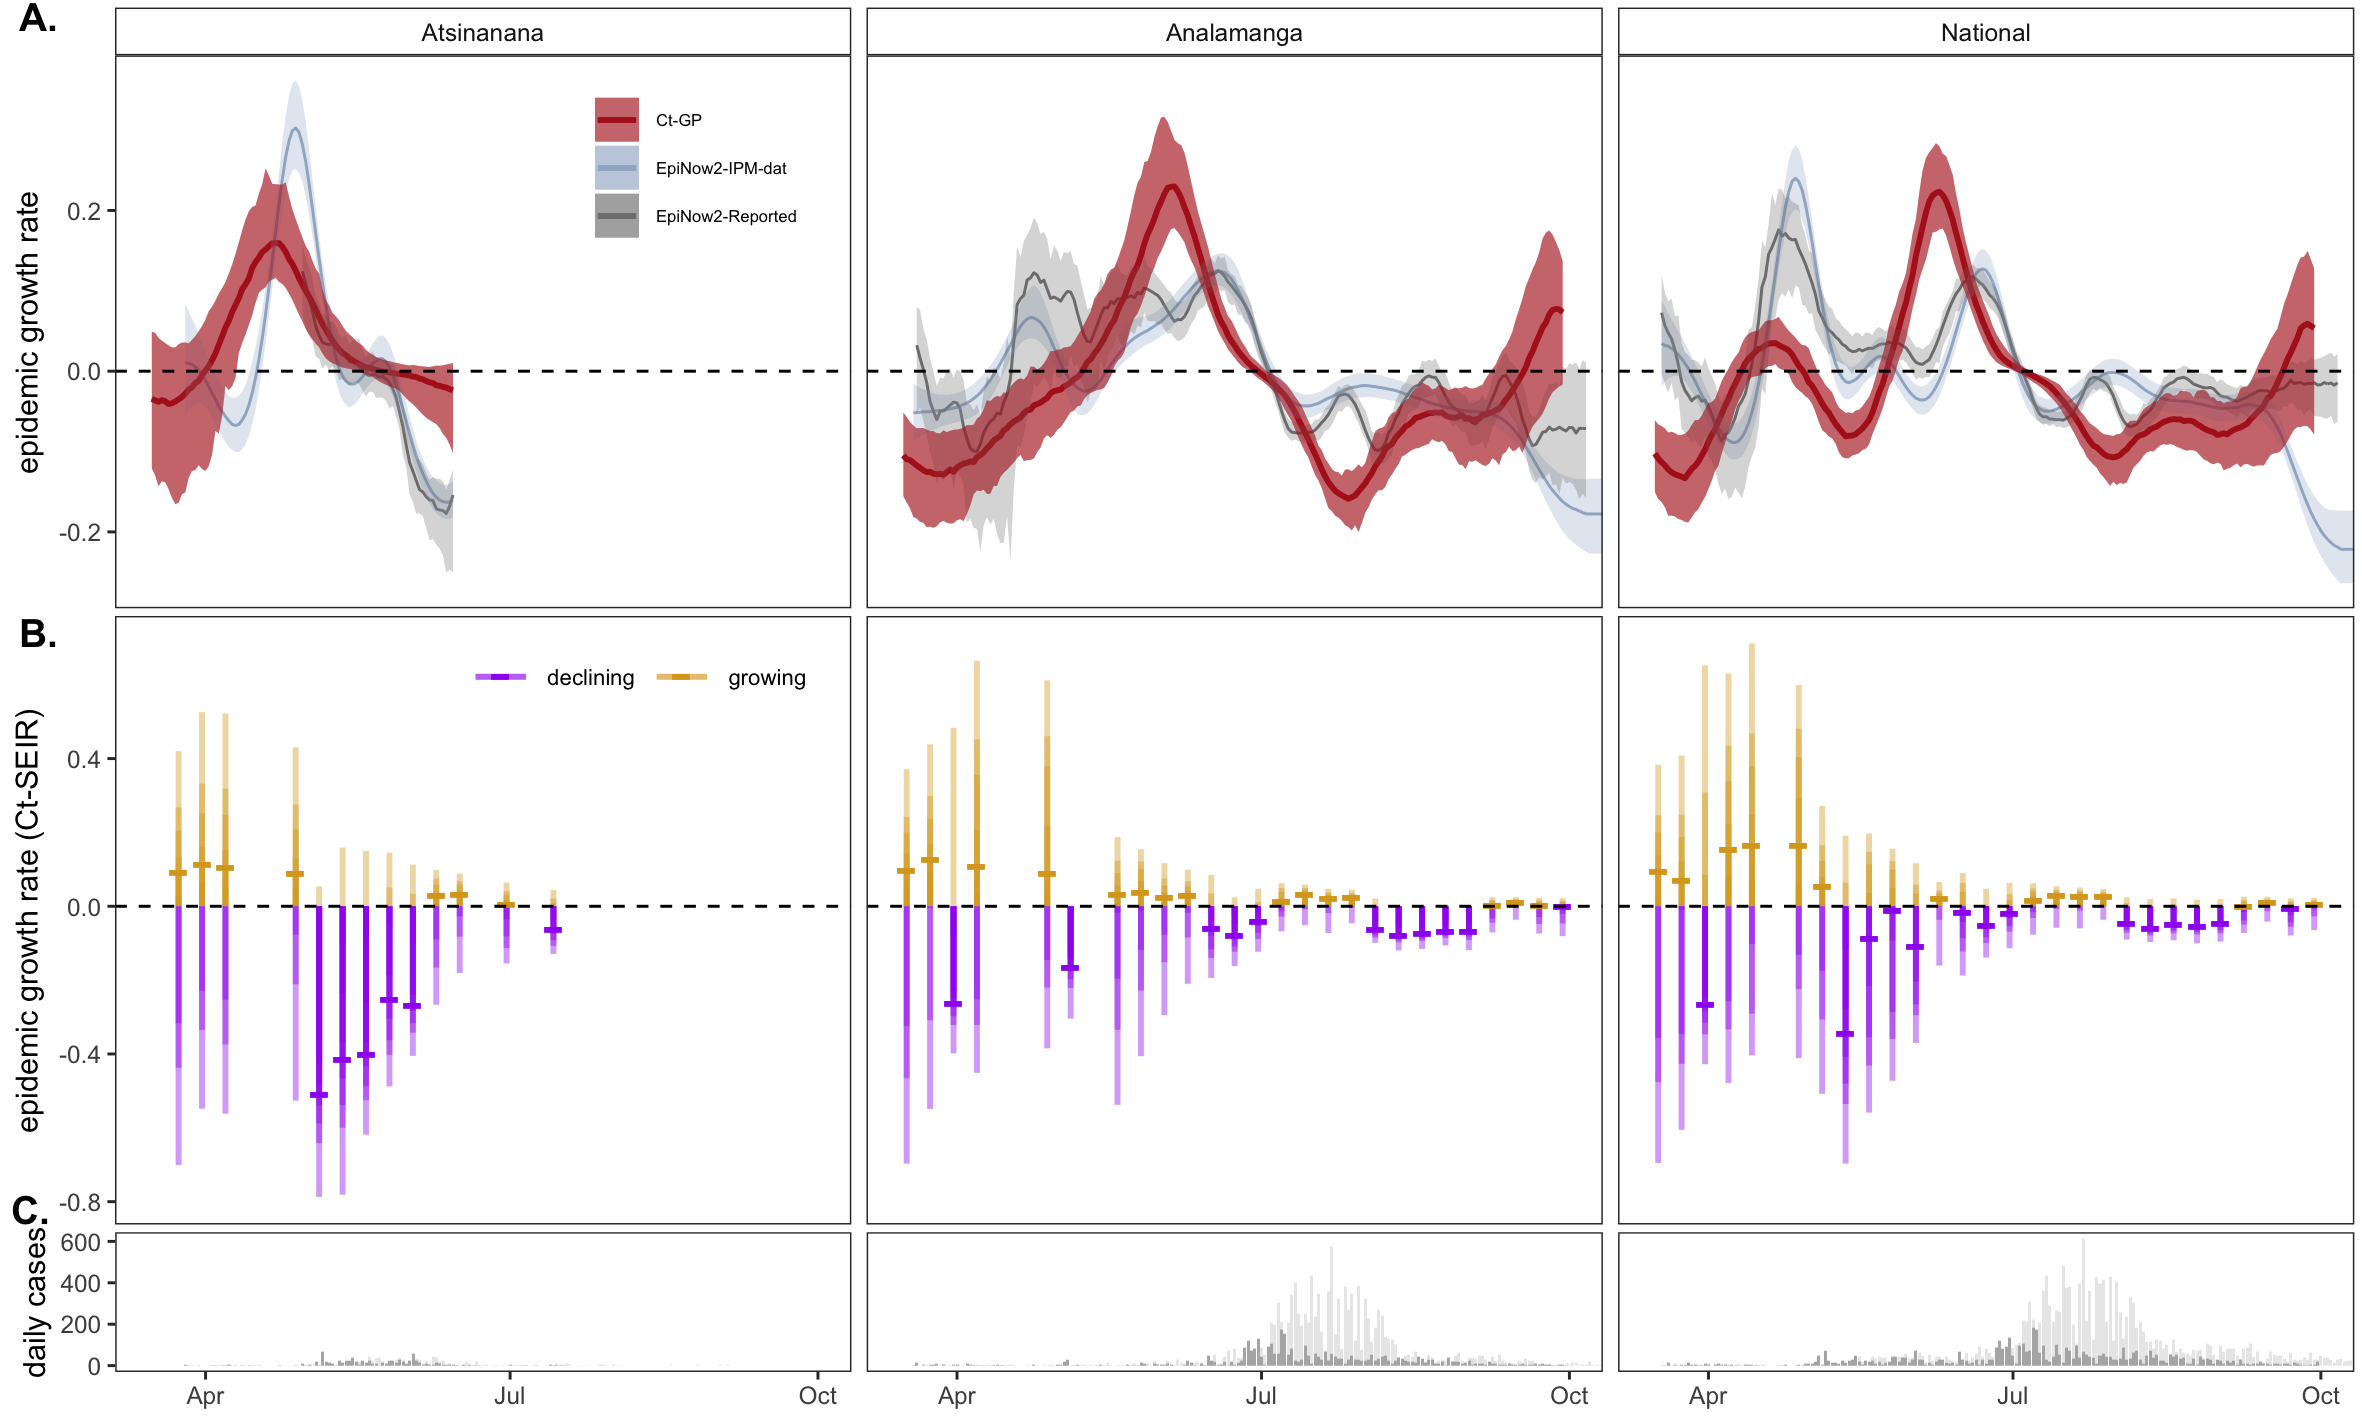

Recreate this plot in R.

rm(list=ls())

library(plyr)
library(dplyr)
library(stringr)
library(EpiNow2)
library(moments)

home_wd = "/Users/caraebrook/Documents/R/R_repositories/COVID-Ct-Madagascar/Mada-Ct-Distribute/"
main_wd = paste0(home_wd, "/epinow-reported/")
setwd(main_wd)

dat <- read.csv("rt_ests.csv", header = T, stringsAsFactors = F)
head(dat)
dat$region <- str_to_title(dat$region)
dat$fit <- "EpiNow2-Reported"
dat$variable <- "R"

#now as a hack, make growth rate from R
dat2 <- dat
dat2$variable <- "growth_rate"
gamma_dist = get_generation_time("SARS-CoV-2", "ganyani")
dat2$mean <- R_to_growth(R=dat2$mean, gamma_mean = gamma_dist$mean, gamma_sd = gamma_dist$sd)
dat2$median <- R_to_growth(R=dat2$median, gamma_mean = gamma_dist$mean, gamma_sd = gamma_dist$sd)
dat2$bottom <- R_to_growth(R=dat2$mean, gamma_mean = gamma_dist$mean, gamma_sd = gamma_dist$sd)
dat2$top <- R_to_growth(R=dat2$top, gamma_mean = gamma_dist$mean, gamma_sd = gamma_dist$sd)
dat2$lower <- R_to_growth(R=dat2$lower, gamma_mean = gamma_dist$mean, gamma_sd = gamma_dist$sd)
dat2$upper <- R_to_growth(R=dat2$upper, gamma_mean = gamma_dist$mean, gamma_sd = gamma_dist$sd)


dat <- dplyr::select(dat, region, fit, variable, date, type, fit, bottom, top, lower, upper, median, mean)
dat2 <- dplyr::select(dat2, region, fit, variable, date, type, fit, bottom, top, lower, upper, median, mean)

#and load the ipm fits
dat3 <- read.csv("epinow2-estimates-IPM-dat.csv", header = T, stringsAsFactors = F)
head(dat3)
dat3 <- dplyr::select(dat3, region, fit, variable, date, type, fit, lower_90, upper_90, lower_50, upper_50, median, mean)

names(dat3) <- names(dat)

#and bind
dat <- rbind(dat, dat2, dat3)



write.csv(dat, file = paste0(home_wd,"/fig-plots/epinow2-estimates.csv"), row.names = F)
#and add in the info from the Ct models
#first gp
all.regions <- unique(dat$region)
#change to final
dat3 <- read.csv(paste0(home_wd, "viro-gp-clust-final/out-dat/growth-rates-gp", "-", all.regions[1], ".csv"), header=T, stringsAsFactors = F)
dat4 <- read.csv(paste0(home_wd, "viro-gp-clust-final/out-dat/growth-rates-gp", "-", all.regions[2], ".csv"), header=T, stringsAsFactors = F)
dat5 <- read.csv(paste0(home_wd, "viro-gp-clust-final/out-dat/growth-rates-gp", "-", all.regions[3], ".csv"), header=T, stringsAsFactors = F)
dat.gp <- rbind(dat3,dat4,dat5)
head(dat.gp)
names(dat.gp)[names(dat.gp)=="district"] <- "region"
dat.gp <- dplyr::select(dat.gp, -(t))
dat.gp$fit <- "Ct-GP"

#and add in the seir models
dat6 <- read.csv(paste0(home_wd, "viro-seir-clust-final/out-dat/growth-rates-seir", "-", all.regions[1], ".csv"), header=T, stringsAsFactors = F)
dat7 <- read.csv(paste0(home_wd, "viro-seir-clust-final/out-dat/growth-rates-seir", "-", all.regions[2], ".csv"), header=T, stringsAsFactors = F)
dat8 <- read.csv(paste0(home_wd, "viro-seir-clust-final/out-dat/growth-rates-seir", "-", all.regions[3], ".csv"), header=T, stringsAsFactors = F)
dat.seir <- rbind(dat6,dat7,dat8)
dat.seir$fit <- "Ct-SEIR"
head(dat.seir)


#and bind
head(dat)
dat.growth = subset(dat, variable=="growth_rate")
dat.growth.cases <- dplyr::select(dat.growth, names(dat.gp))

all.growth <- rbind(dat.growth.cases,  dat.gp)
all.growth$date <- as.Date(all.growth$date)
all.growth$region <- factor(all.growth$region, levels=c("Atsinanana", "Analamanga", "National"))

#remove before march 15
all.growth = subset(all.growth, date>as.Date("2020-03-15"))
all.growth = subset(all.growth, region!="Atsinanana" | region=="Atsinanana" & date < as.Date("2020-06-15"))

#and plot
pa <- ggplot(data=subset(all.growth, fit!="Ct-SEIR")) +
     #geom_point(data=subset(all.growth, fit=="Ct-SEIR"), aes(x=date, y=median, color=fit), size=1) +
     #geom_errorbar(data=subset(all.growth, fit=="Ct-SEIR"), aes(x=date, ymin=lower, ymax=upper, color=fit)) +
     geom_line(aes(x=date, y=median, color=fit)) +
     geom_ribbon(aes(x=date, ymin=lower, ymax=upper, fill=fit), alpha=.3) +
     facet_grid(region~.) + theme_bw() + ylab("median epidemic growth rate") +
     theme(panel.grid = element_blank(), strip.background = element_rect(fill="white"),
           legend.position = "top", legend.title = element_blank(), axis.title.x = element_blank()) +
     geom_hline(aes(yintercept=0), linetype=2) + 
    coord_cartesian(xlim=c(as.Date("2020-03-15"), as.Date("2020-10-01")))
    
pa

#and try the estimates from the seir data too

colz=c("growing" = "goldenrod", "declining"="purple")
dat.seir$date <- as.Date(dat.seir$date)
dat.seir$region <- factor(dat.seir$region, levels=c("Atsinanana", "Analamanga", "National"))

pb <- ggplot(dat.seir) + theme_bw()+ 
    theme(legend.title=element_blank(), axis.title.x = element_blank(), 
          legend.position = "top", panel.grid = element_blank())+
    scale_color_manual(values=colz) + ylab("median growth rate")+
    geom_segment(data=subset(dat.seir, state=="growing"),
                 aes(x=date, xend=date,y=0, yend=value, color=state),size=1, alpha=.4)+
    geom_segment(data=subset(dat.seir, state=="declining"),
                 aes(x=date, xend=date,y=0, yend=value, color=state),size=1, alpha=.4)+
    geom_point(data=subset(dat.seir, variable=="median"), aes(x=date,y=value, color=state), size=8, shape="-") +
    geom_hline(aes(yintercept=0), linetype=2) + facet_grid(region~.)+
    coord_cartesian(xlim=c(as.Date("2020-03-15"), as.Date("2020-10-01"))) 
    
pb

#and include cases
#and load the case data
dat <- read.csv(file = paste0(home_wd, "fig-plots/epinow_dat_all.csv"), header = T, stringsAsFactors = F)
head(dat)
#and get total cases from one dataset vs the other
sub.dat = subset(dat, region=="National")
sum.sub <- ddply(sub.dat, .(source), summarise, tot_case = sum(confirm))
dat$date <- as.Date(dat$date)
dat$region <- factor(dat$region, levels=c("Atsinanana", "Analamanga", "National"))


pc <- ggplot(data=dat) + 
    geom_bar(dat = subset(dat, source=="IPM-data"), aes(x=date, y=confirm), fill="gray70", alpha=1, stat="identity") +
    geom_bar(dat = subset(dat, source!="IPM-data"), aes(x=date, y=confirm), fill="gray70", alpha=.3, stat="identity") +
    scale_color_manual(values=colz) + scale_fill_manual(values=colz) +
    facet_grid(region~., scales = "free_y") + theme_bw()+ ylab("daily cases") +
    theme(panel.grid = element_blank(), axis.title.x = element_blank(), 
          strip.background = element_rect(fill="white"), 
          plot.margin = unit(c(1,.5,.6,.5), "cm"))


print(pc)


#combine wil


#and for fig 4

fig4 <- function(all.growth, dat.seir, dat.case, region_name, filename){
colz1 = c("Ct-GP" = "firebrick",  "EpiNow2-IPM-dat"="lightsteelblue3", "EpiNow2-Reported"="gray50")

pa <- ggplot(data=subset(all.growth, region==region_name)) +
    #geom_point(data=subset(all.growth, fit=="Ct-SEIR"), aes(x=date, y=median, color=fit), size=1) +
    #geom_errorbar(data=subset(all.growth, fit=="Ct-SEIR"), aes(x=date, ymin=lower, ymax=upper, color=fit)) +
    geom_line(aes(x=date, y=median, color=fit)) +
    geom_line(data=subset(all.growth, region==region_name & fit=="Ct-GP"), aes(x=date, y=median, color=fit), size=1) +
    scale_fill_manual(values=colz1) + scale_color_manual(values=colz1) +
    geom_ribbon(aes(x=date, ymin=lower, ymax=upper, fill=fit), alpha=.3) +
    geom_ribbon(data = subset(all.growth, region==region_name & fit=="Ct-GP"), aes(x=date, ymin=lower, ymax=upper, fill=fit), alpha=.5) +
    theme_bw() + ylab("median epidemic growth rate") +
    theme(panel.grid = element_blank(), strip.background = element_blank(), strip.text = element_blank(),
          legend.position = c(.65,.1), legend.text = element_text(size=6), axis.text.x = element_blank(), axis.ticks.x=element_blank(),
          plot.margin = unit(c(.1,.1,0,.2), "cm"), legend.background = element_rect(fill="white"),
          legend.direction = "horizontal", legend.title = element_blank(), axis.title.x = element_blank()) +
    geom_hline(aes(yintercept=0), linetype=2) + 
    coord_cartesian(xlim=c(as.Date("2020-03-15"), as.Date("2020-10-01")))

#pa

pb <- ggplot(subset(dat.seir, region==region_name)) + theme_bw()+ 
    theme(legend.title=element_blank(), axis.title.x = element_blank(), axis.text.x = element_blank(), 
          strip.background = element_blank(), strip.text = element_blank(), axis.ticks.x=element_blank(),
          plot.margin = unit(c(0,.1,0,.2), "cm"),legend.background = element_rect(fill="white"),
          legend.position = c(.8,.1), legend.direction = "horizontal", panel.grid = element_blank(), 
          legend.text = element_text(size=8))+
    scale_color_manual(values=colz) + ylab("median epidemic growth rate (Ct-SEIR)")+
    geom_segment(data=subset(dat.seir, state=="growing"& region==region_name),
                 aes(x=date, xend=date,y=0, yend=value, color=state),size=1, alpha=.4)+
    geom_segment(data=subset(dat.seir, state=="declining" & region==region_name),
                 aes(x=date, xend=date,y=0, yend=value, color=state),size=1, alpha=.4)+
    geom_point(data=subset(dat.seir, variable=="median" & region==region_name), aes(x=date,y=value, color=state), size=8, shape="-") +
    geom_hline(aes(yintercept=0), linetype=2) + #facet_grid(region~.)+
    coord_cartesian(xlim=c(as.Date("2020-03-15"), as.Date("2020-10-01"))) 
#pb

sub.case = subset(dat, region==region_name)

pc <- ggplot(data=sub.case) + 
    geom_bar(aes(x=date, y=cases), fill="gray70", alpha=.9, stat="identity") +
    scale_color_manual(values=colz) + scale_fill_manual(values=colz) +
    theme_bw()+ ylab("daily cases") +
    theme(panel.grid = element_blank(), axis.title.x = element_blank(), 
          strip.background = element_rect(fill="white"), 
          plot.margin = unit(c(0,.1,.1,.3), "cm")) +
    coord_cartesian(xlim=c(as.Date("2020-03-15"), as.Date("2020-10-01"))) 


#pc

Fig4 =cowplot::plot_grid(pa,pb, pc, nrow=3, ncol=1,labels=c("A.", "B.", "C."), rel_heights = c(1,1,.3), vjust = c(1.5,1.5,.6))

ggsave(file = filename,
       plot = Fig4,
       units="mm",  
       width=60, 
       height=80, 
       scale=3, 
       dpi=200)
}

fig4all <- function(all.growth, dat.seir, dat.case,  filename){
    colz1 = c("Ct-GP" = "firebrick",  "EpiNow2-IPM-dat"="lightsteelblue3", "EpiNow2-Reported"="gray50")
    
    pa <- ggplot(data=all.growth) +
        #geom_point(data=subset(all.growth, fit=="Ct-SEIR"), aes(x=date, y=median, color=fit), size=1) +
        #geom_errorbar(data=subset(all.growth, fit=="Ct-SEIR"), aes(x=date, ymin=lower, ymax=upper, color=fit)) +
        geom_line(aes(x=date, y=median, color=fit)) +
        geom_line(data=subset(all.growth, fit=="Ct-GP"), aes(x=date, y=median, color=fit), size=1) +
        scale_fill_manual(values=colz1) + scale_color_manual(values=colz1) +
        geom_ribbon(aes(x=date, ymin=lower, ymax=upper, fill=fit), alpha=.3) +
        facet_grid(~region) +
        geom_ribbon(data = subset(all.growth,  fit=="Ct-GP"), aes(x=date, ymin=lower, ymax=upper, fill=fit), alpha=.5) +
        theme_bw() + ylab("epidemic growth rate") +
        theme(panel.grid = element_blank(), strip.background = element_rect(fill="white"), #strip.text = element_blank(),
              legend.position = c(.26,.81), legend.text = element_text(size=6), axis.text.x = element_blank(), axis.ticks.x=element_blank(),
              plot.margin = unit(c(.1,.1,0,.2), "cm"), legend.background = element_rect(fill="white"),
              legend.direction = "vertical", legend.title = element_blank(), axis.title.x = element_blank()) +
        geom_hline(aes(yintercept=0), linetype=2) + 
        coord_cartesian(xlim=c(as.Date("2020-03-15"), as.Date("2020-10-01")))
    
    #pa
    
    pb <- ggplot(dat.seir) + theme_bw()+ 
        theme(legend.title=element_blank(), axis.title.x = element_blank(), axis.text.x = element_blank(), 
              strip.background = element_blank(), strip.text = element_blank(), axis.ticks.x=element_blank(),
              plot.margin = unit(c(0,.1,0,.2), "cm"),legend.background = element_rect(fill="white"),
              legend.position = c(.23,.9), legend.direction = "horizontal", panel.grid = element_blank(), 
              legend.text = element_text(size=8))+
        facet_grid(~region) +
        scale_color_manual(values=colz) + ylab("epidemic growth rate (Ct-SEIR)")+
        geom_segment(data=subset(dat.seir, state=="growing"),
                     aes(x=date, xend=date,y=0, yend=value, color=state),size=1, alpha=.4)+
        geom_segment(data=subset(dat.seir, state=="declining"),
                     aes(x=date, xend=date,y=0, yend=value, color=state),size=1, alpha=.4)+
        geom_point(data=subset(dat.seir, variable=="median"), aes(x=date,y=value, color=state), size=8, shape="-") +
        geom_hline(aes(yintercept=0), linetype=2) + #facet_grid(region~.)+
        coord_cartesian(xlim=c(as.Date("2020-03-15"), as.Date("2020-10-01"))) 
    #pb
    
    #sub.case = subset(dat, region==region_name)
    
    pc <- ggplot(data=dat) + 
        geom_bar(data=subset(dat, source=="IPM-data"), aes(x=date, y=confirm), fill="gray70", alpha=1, stat="identity") +
        geom_bar(data =subset(dat, source!="IPM-data"), aes(x=date, y=confirm), fill="gray70", alpha=.3, stat="identity") +
        scale_color_manual(values=colz) + scale_fill_manual(values=colz) +
        theme_bw()+ ylab("daily cases") +
        facet_grid(~region) +
        theme(panel.grid = element_blank(), axis.title.x = element_blank(), 
              strip.background = element_blank(), strip.text.x = element_blank(),
              plot.margin = unit(c(0,.1,.1,.3), "cm")) +
        coord_cartesian(xlim=c(as.Date("2020-03-15"), as.Date("2020-10-01"))) 
    
    
    #pc
    
    Fig4 =cowplot::plot_grid(pa,pb, pc, nrow=3, ncol=1,labels=c("A.", "B.", "C."), rel_heights = c(1,1,.3), vjust = c(1.1,1.1,-.3), hjust = c(-.5,-.5,-.3))
    
    ggsave(file = filename,
           plot = Fig4,
           units="mm",  
           width=100, 
           height=60, 
           scale=3, 
           dpi=200)
}



fig4all(all.growth = all.growth, dat.seir = dat.seir, dat.case=dat,
     filename = "/Users/caraebrook/Documents/R/R_repositories/COVID-Ct-Madagascar/Mada-Ct-Distribute/fig-plots/Fig4.png")


